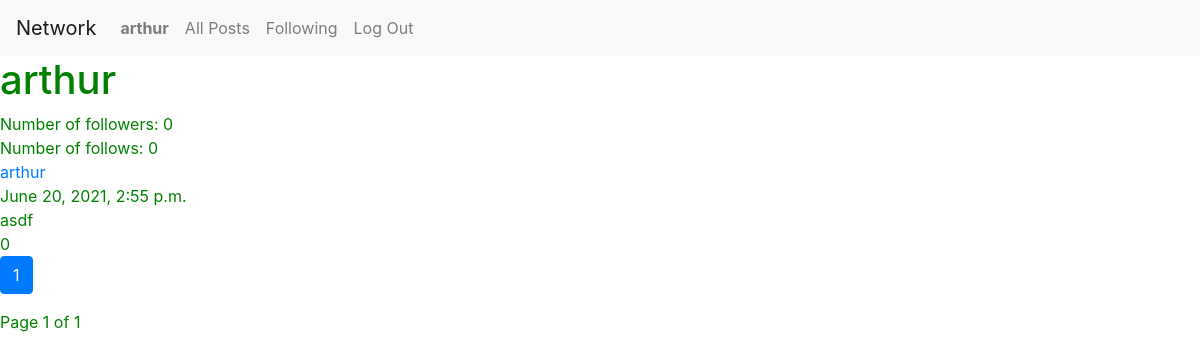
The page /user-profile/1 (signed in) on the database as committed earlier.
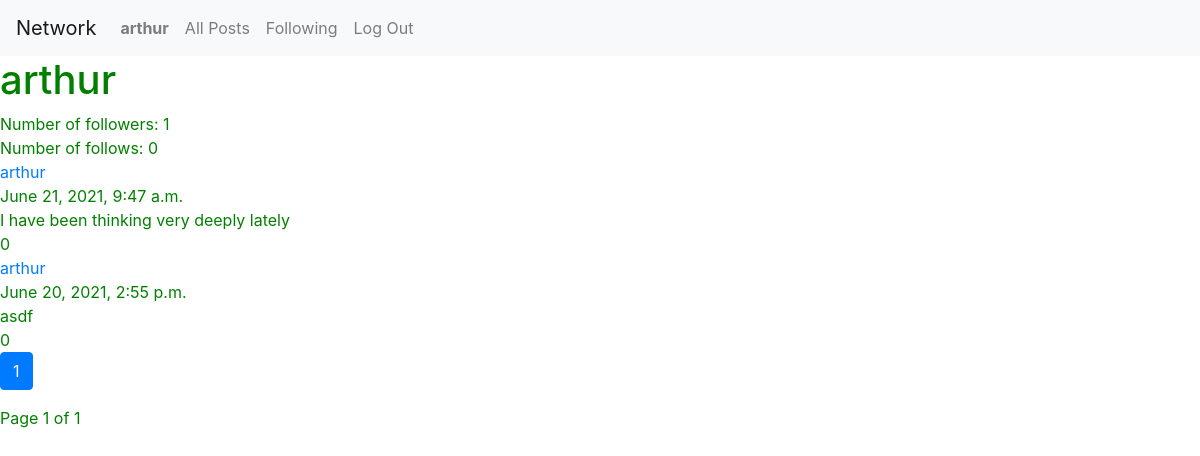
The same page on the database as committed later.
### network/models.py (models this page shows)
class User(AbstractUser):
    follows = models.ManyToManyField(
        "User",
        blank=True,
        related_name="followers"
    )

class Post(models.Model):
    user = models.ForeignKey(
        User,
        on_delete=CASCADE, related_name="posts")
    text = models.CharField(
        max_length=1000,
        verbose_name="Post:"
    )
    likes = models.ManyToManyField(
        User,
        blank=True,
        related_name="likedPosts"
    )
    date = models.DateTimeField(
        verbose_name="Published:",
        auto_now_add=True,
        blank=True
    )

### network/views.py (the view)
# urls.py: path("user-profile/<int:user_id>",views.user_profile, name="user-profile"),
def user_profile(request, user_id, page_num=1):
    try:
        user = User.objects.get(pk=user_id)
    except ObjectDoesNotExist:
        return HttpResponseRedirect(reverse("index"))
    posts = user.posts.all().order_by("-date")
    if request.user and request.user != user:
        try:
            request.user.follows.get(pk=user.id)
        except ObjectDoesNotExist:
            action = "Follow"
        else:
            action = "Unfollow"
    else:
        action = False
    return render(request, "network/user-profile.html", {
        "profile_user": user,
        "posts": Paginator(posts, 10).page(page_num),
        "action": action,
    })

### network/templates/network/user-profile.html (shortened to what this page needs)
{% extends "network/layout.html" %}
{% block body %}
    <div class="profile-cont">
      <div class="user-cont">
        <div class="title">
          <h1>{{profile_user.username}}</h1>
        </div>
        <div class="followers">Number of followers: {{profile_user.followers.count}}</div>
        <div class="follows">Number of follows: {{profile_user.follows.count}}</div>
      </div>
        {%include "network/posts.html"%}
    </div>
{% endblock %}

### network/templates/network/layout.html (shortened to what this page needs)
{% load static %}
<!DOCTYPE html>
<html lang="en">
    <head>
        <link rel="stylesheet" href="https://stackpath.bootstrapcdn.com/bootstrap/4.4.1/css/bootstrap.min.css">
        <link href="{% static 'network/styles.css' %}" rel="stylesheet">
    </head>
    <body>
        <nav class="navbar navbar-expand-lg navbar-light bg-light">
            <a class="navbar-brand" href="#">Network</a>
            <div>
              <ul class="navbar-nav mr-auto">
                {% if user.is_authenticated %}
                    <li class="nav-item">
                        <a class="nav-link" href="{% url 'user-profile' user.id%}"><strong>{{ user.username }}</strong></a>
                    </li>
                {% endif %}
                <li class="nav-item">
                  <a class="nav-link" href="{% url 'all-posts' %}">All Posts</a>
                </li>
                {% if user.is_authenticated %}
                    <li class="nav-item">
                        <a class="nav-link" href="{% url 'following-posts' %}">Following</a>
                    </li>
                    <li class="nav-item">
                        <a class="nav-link" href="{% url 'logout' %}">Log Out</a>
                    </li>
                {% endif %}
              </ul>
            </div>
          </nav>
        <div class="body">
            {% block body %}
            {% endblock %}
        </div>
    </body>
</html>

### network/templates/network/posts.html (shortened to what this page needs)
<div class="posts-cont">
  {% for post in posts.object_list %}
  <div class="post-cont">
    <a href="{% url 'user-profile' post.user.id%}" class="user">{{post.user}}</a>
    <div class="date">{{post.date}}</div>
    <div class="text">{{post.text}}</div>
    <div class="likes">{{post.likes.count}}</div>
  </div>
  {% empty %}
    <h1>There are no posts</h1>
  {% endfor %}
  <nav aria-label="Page navigation" >
    <ul class="pagination">
      {% for page_num in posts.paginator.page_range %}
        {% if page_num == posts.number %}
          <li class="page-item active">
            <a href="{{request.path}}" class="page-link">{{page_num}}</a>
          </li>
        {% else %}
          <li class="page-item">
            <a href="{{request.path}}/{{page_num}}" class="page-link">{{page_num}}</a>
          </li>
        {% endif %}
      {% endfor %}
    </ul>
    <span class="current">
      Page {{posts.number}} of {{posts.paginator.num_pages}}
    </span>
  </nav>
</div>

### network/static/network/styles.css (style rules this page uses)
body { color: green; }

Rows that differ between the two databases and show on the page:
changed User "arthur": followers.count "0" → "1"
added Post: user "arthur", date "June 21, 2021, 9:47 a.m.", text "I have been thinking very deeply lately", likes.count "0"
